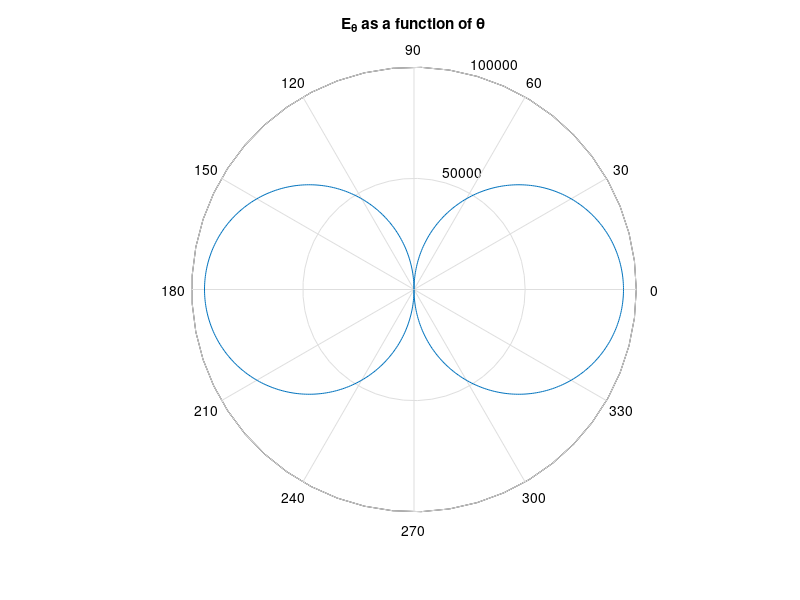

The MATLAB source for this figure:
%% Short dipole

clear all
close all
clc

Il = 2;
r = 2;
lambda = 2e-3;

theta = 0:0.01:2*pi;
E_theta = abs(60*pi*Il/(r*lambda)*sin(theta));

figure(1)
polar(theta-pi/2,E_theta)% I substract pi/2 from theta so that the pattern corresponds to a vertical antenna instead of a horizontal one
title('E_{\theta} as a function of \theta')
